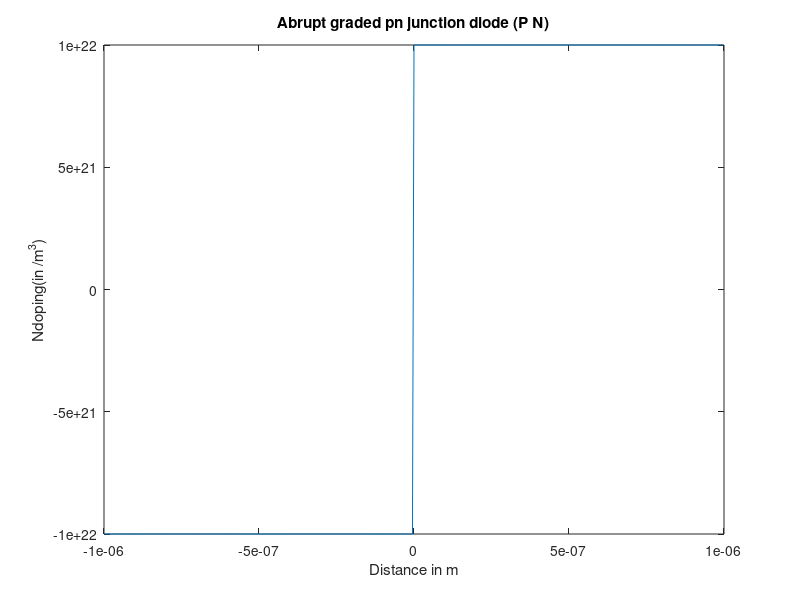
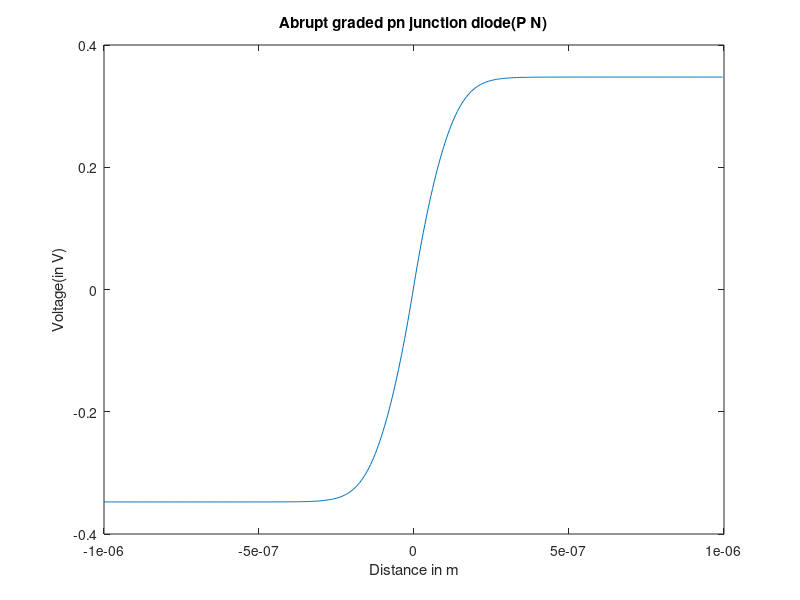
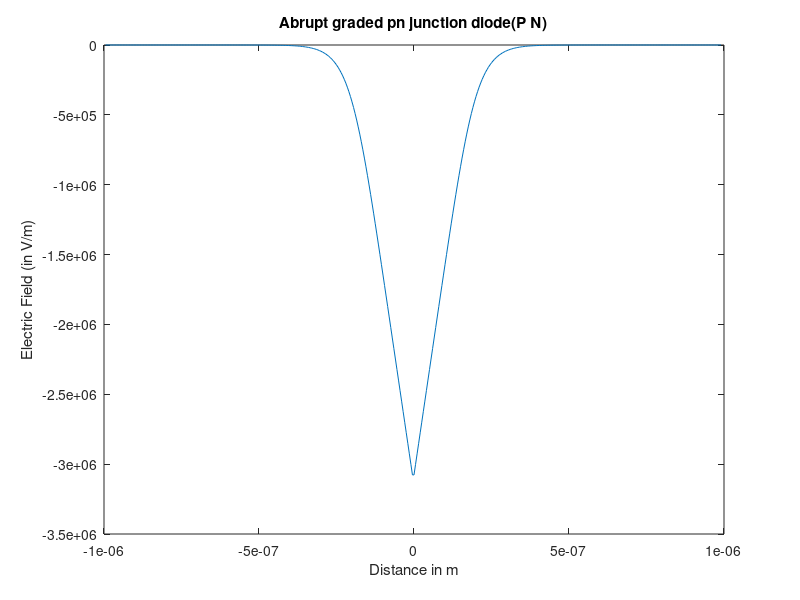
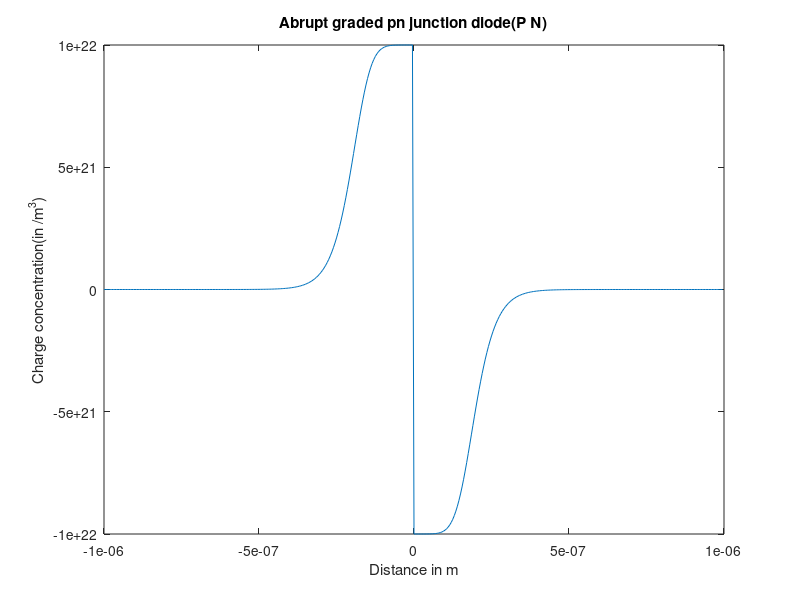

The MATLAB source for these figures, in order:
clear
n = 200;
xn = n;
xp = n;
q = (1.60217662 * 10^-19 );
Nd = 10^22;
Na = 10^22;
e_si = 12*8.854 * 10^-12 ;
ni = 1.45*10^(16);
vb = 0.025*log(Na*Nd/(ni* ni));
Width =10^-6;
h = Width/(n);
rho_abrupt = zeros(1,xn+xp);
rho_lin = zeros(1,xn+xp);
x = zeros(1,xn+xp);
vt = 0.025;
m = 2*n;
Eg = 1.12;

B = zeros(2*n,1);
del_B = zeros(2*n,1);
B = zeros(2*n,1);
del_B = zeros(2*n,1);
F =  zeros(2*n,1);
J = zeros(2*n,2*n);
V_old = zeros(2*n,1); 
V_new = zeros(2*n,1); 
del_V = zeros(2*n,1); 
Ndop_lin = zeros(2*n,1); 
Ndop_abrupt = zeros(2*n,1); 
rho_lin = zeros(2*n,1);
rho_abrupt = zeros(2*n,1);
n_mat = zeros(2*n,1);
p_mat = zeros(2*n,1);
Ec = zeros(2*n,1);
Ef = zeros(2*n,1);
Ev = zeros(2*n,1);
Ei = zeros(2*n,1);

kt_q =  0.02585;
vmax = kt_q*(log(Na/ni))
V_old(1:n) = -1*vmax;
V_old(n:2*n) = 1*vmax;
%V_old(1:n) = 0;
%V_old(n:2*n) = 2*vmax;
value = -1*xp;

for i = 1:xp
    x(i) = value*h;
    Ndop_abrupt(i) = -1*Nd;
    Ndop_lin(i) = x(i)*(Nd + Na)/(2*Width);
    value = value+1;

end
value = 0;
for i = xp+1:xn+xp
    x(i) = value*h;
    Ndop_abrupt(i) = Na;
    Ndop_lin(i) = x(i)*(Nd + Na)/(2*Width);
    value = value+1;
end
%for abrupt
itr = 0;
while(true)
    for i = 2:(xn+xp -1) 
       p = ni*exp(-1*V_old(i)/kt_q);
       n_p = ni*exp(1*V_old(i)/kt_q);
       n_mat(i) =  n_p;
       p_mat(i) = p;
       %%%%%%%%%%%%%%%
       B(i) = -q*(Ndop_abrupt(i)+ p - n_p)/e_si;
       del_B(i) = -q*(p/(-1*kt_q)-(n_p/kt_q))/e_si;
       F(i) = (V_old(i-1)-2*(V_old(i))+V_old(i+1))/(h*h)- B(i);
       
       J(i,i-1) = 1/(h*h);
       J(i,i) = -1*((2/(h*h))  + del_B(i));
       J(i,i+1) = 1/(h*h);
    end
    B(1) = V_old(1) ;
    B(2*n) = V_old(2*n);
    
    del_B(1) = 0 ;
    del_B(2*n) = 0;
    %%%%%%%%%%%%%%%
    F(1) =  V_old(1) -  B(1);
    F(2*n) = V_old(2*n) -  B(2*n);
    
    J(1,1) = 1-del_B(1);
    J(2*n,2*n) = 1-del_B(2*n);
    del_V = -1.* (J^-1) * F ;
    V_new = V_old + del_V;
    if (max(abs(V_new - V_old)) < 0.000001)
        break
    end
    itr = itr+1
    
    V_old = V_new;
    
end
E_field = zeros(2*n,1); 
for i = 2:(xn+xp -1) 
    E_field(i) = -1*(V_new(i+1) - V_new(i-1))/(2*h);
    Ei(i) = Ef(i) - kt_q*(log(n_mat(i)/ni));
end
Ev = Ei - Eg/2;
Ec = Ei + Eg/2;

E_field = E_field(2:(xn+xp -1));
n_mat = n_mat(2:(xn+xp -1));
p_mat = p_mat(2:(xn+xp -1));
Ec= Ec(2:(xn+xp -1));
Ev = Ev(2:(xn+xp -1));
Ei = Ei(2:(xn+xp -1));
Ef = Ef(2:(xn+xp -1));
x2 = x(2:(xn+xp -1));


figure(1)
plot(x,Ndop_abrupt)
xlabel('Distance in m' )
ylabel('Ndoping(in /m^3)')
title('Abrupt graded pn junction diode (P N)')

figure(3)
plot(x,V_new)
xlabel('Distance in m' )
ylabel('Voltage(in V)')
title('Abrupt graded pn junction diode(P N)')

figure(4)
plot(x(2:(xn+xp -1)),E_field)
xlabel('Distance in m' )
ylabel('Electric Field (in V/m)')
title('Abrupt graded pn junction diode(P N)')


figure(5)
plot(x,B*e_si/q)
xlabel('Distance in m' )
ylabel('Charge concentration(in /m^3)')
title('Abrupt graded pn junction diode(P N)')

figure(6)
semilogy(x2,n_mat,x2,p_mat)
xlabel('Distance in m' )
ylabel('ELetron hole concentration(in /m^3)')
title('Abrupt graded pn junction diode(P N)')
legend('Electron','Hole')

figure(7)
plot(x2,Ec,x2,Ev,x2,Ef,x2,Ei)
xlabel('Distance in m' )
ylabel('Bandgap(in ev)')
title('Abrupt graded pn junction diode(P N)')
legend('Ec','Ev','Ef','Ei')








